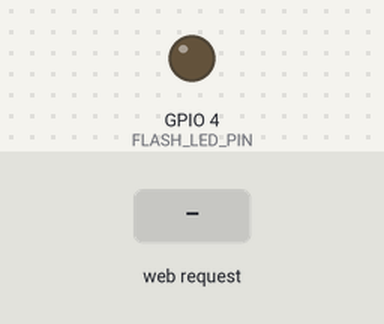
Bench run of a sketch on a simulated ESP32. On the bench: output pins drawn as LEDs (lit = HIGH). The test bench sets the inputs (shaded band). WiFi joins after 1.5 s; servers stay silent unless stated; the camera gives no picture; what the sketch prints to the serial monitor is not drawn.

Above: at 3.0 s.
3.1 s: HTTP request GET /capture received
At 3.23 s:
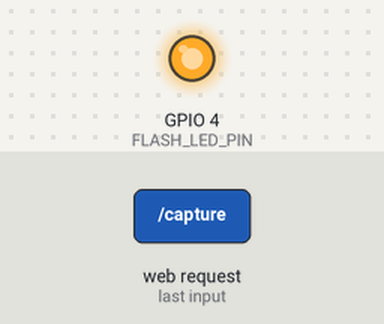
Timing chart, 0 to 6.1 s (numbered marks = the images above; inputs shaded):
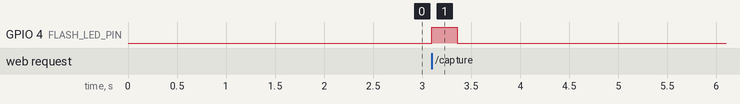

The sketch:

sketch_sep11abuttondemo.ino
```cpp
#define CAMERA_MODEL_AI_THINKER

#include "esp_camera.h"
#include <WiFi.h>
#include <WebServer.h>

const char* ssid = "realme";
const char* password = "lokesh@1234";

WebServer server(80);

// Flash LED pin (AI Thinker ESP32-CAM)
#define FLASH_LED_PIN 4

#define PWDN_GPIO_NUM     32
#define RESET_GPIO_NUM    -1
#define XCLK_GPIO_NUM      0
#define SIOD_GPIO_NUM     26
#define SIOC_GPIO_NUM     27

#define Y9_GPIO_NUM       35
#define Y8_GPIO_NUM       34
#define Y7_GPIO_NUM       39
#define Y6_GPIO_NUM       36
#define Y5_GPIO_NUM       21
#define Y4_GPIO_NUM       19
#define Y3_GPIO_NUM       18
#define Y2_GPIO_NUM        5
#define VSYNC_GPIO_NUM    25
#define HREF_GPIO_NUM     23
#define PCLK_GPIO_NUM     22


void capturePhoto() {

  // Turn flash ON
  digitalWrite(FLASH_LED_PIN, HIGH);
  delay(200);

  camera_fb_t * fb = esp_camera_fb_get();

  // Turn flash OFF
  digitalWrite(FLASH_LED_PIN, LOW);

  if (!fb) {
    server.send(500, "text/plain", "Camera capture failed");
    return;
  }

  server.send_P(200, "image/jpeg", (const char *)fb->buf, fb->len);
  esp_camera_fb_return(fb);
}


void startCameraServer(){
  server.on("/capture", HTTP_GET, capturePhoto);
  server.begin();
}


void setup() {

  Serial.begin(115200);

  pinMode(FLASH_LED_PIN, OUTPUT);
  digitalWrite(FLASH_LED_PIN, LOW);

  camera_config_t config;

  config.ledc_channel = LEDC_CHANNEL_0;
  config.ledc_timer = LEDC_TIMER_0;

  config.pin_d0 = Y2_GPIO_NUM;
  config.pin_d1 = Y3_GPIO_NUM;
  config.pin_d2 = Y4_GPIO_NUM;
  config.pin_d3 = Y5_GPIO_NUM;
  config.pin_d4 = Y6_GPIO_NUM;
  config.pin_d5 = Y7_GPIO_NUM;
  config.pin_d6 = Y8_GPIO_NUM;
  config.pin_d7 = Y9_GPIO_NUM;

  config.pin_xclk = XCLK_GPIO_NUM;
  config.pin_pclk = PCLK_GPIO_NUM;
  config.pin_vsync = VSYNC_GPIO_NUM;
  config.pin_href = HREF_GPIO_NUM;

  config.pin_sscb_sda = SIOD_GPIO_NUM;
  config.pin_sscb_scl = SIOC_GPIO_NUM;

  config.pin_pwdn = PWDN_GPIO_NUM;
  config.pin_reset = RESET_GPIO_NUM;

  config.xclk_freq_hz = 20000000;
  config.pixel_format = PIXFORMAT_JPEG;

  config.frame_size = FRAMESIZE_QVGA;
  config.jpeg_quality = 12;
  config.fb_count = 1;

  esp_err_t err = esp_camera_init(&config);

  if (err != ESP_OK) {
    Serial.printf("Camera init failed with error 0x%x\n", err);
    return;
  }

  WiFi.begin(ssid, password);

  while (WiFi.status() != WL_CONNECTED) {
    delay(500);
    Serial.print(".");
  }

  Serial.println("");
  Serial.println("WiFi connected");
  Serial.println(WiFi.localIP());

  startCameraServer();
}


void loop(){
  server.handleClient();
}
```

Measured:
- after the input at 3.1 s, GPIO 4 (FLASH_LED_PIN): LOW → HIGH at once, → LOW 0.26 s later
